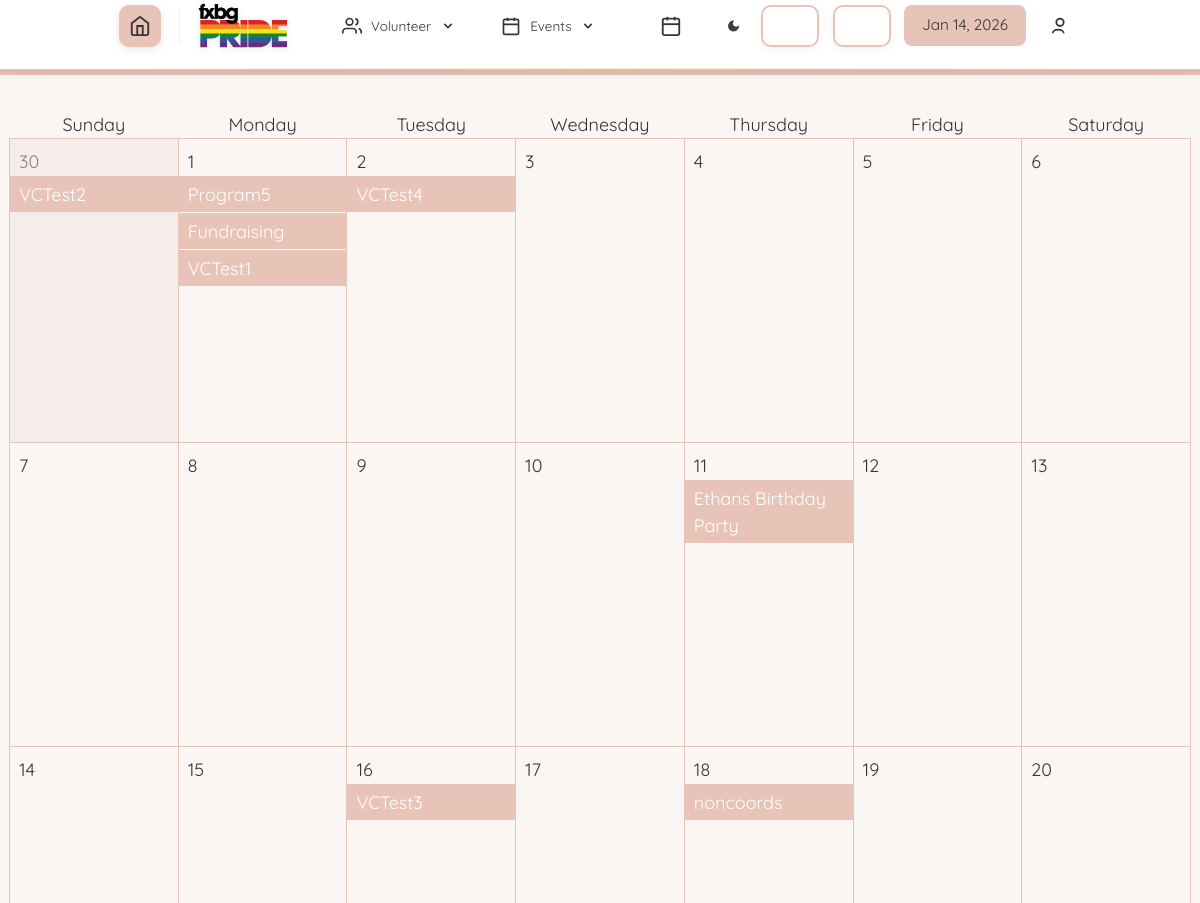
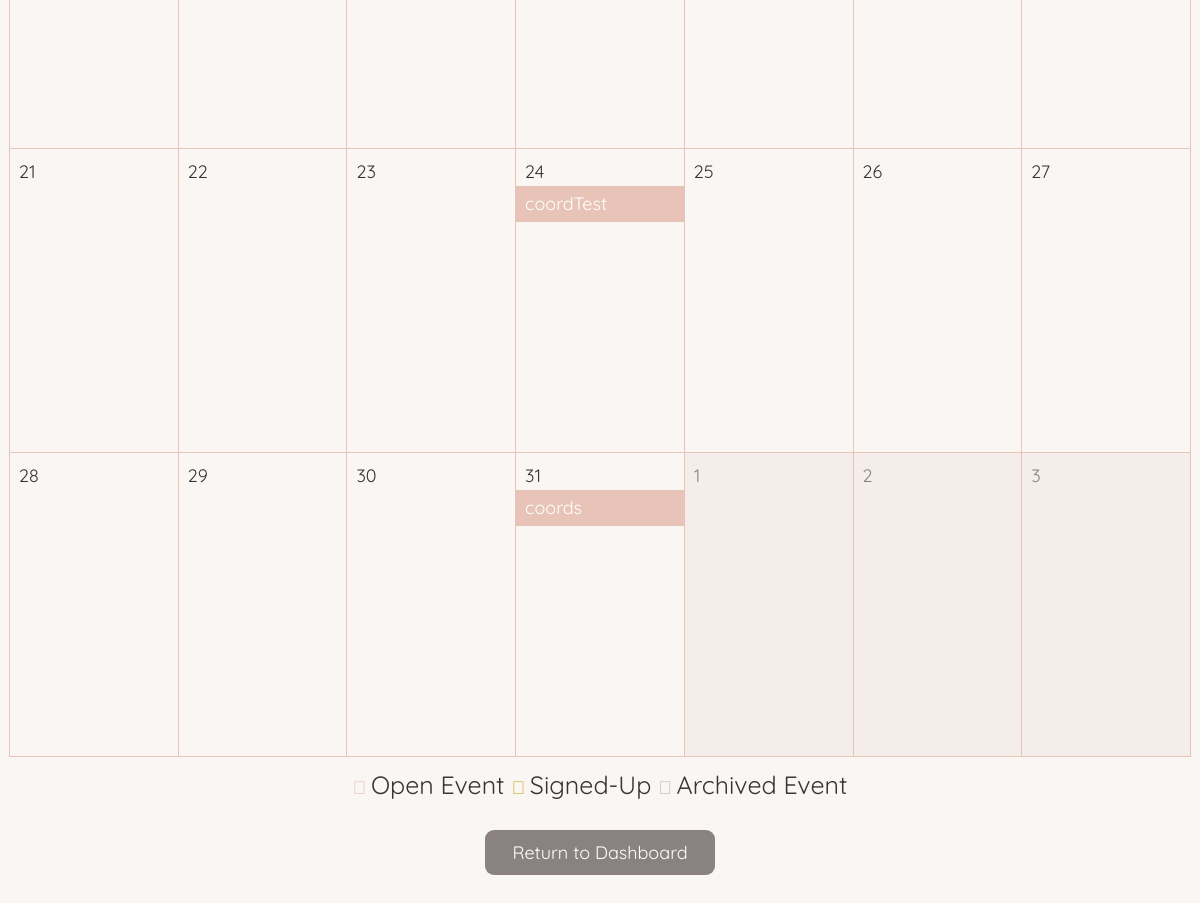
/calendar.php?month=2025-12 (signed in), run on the app's committed database (2 pictures, top to bottom).
### tables this page shows
CREATE TABLE `dbevents` (
  `id` int(11) NOT NULL,
  `name` text NOT NULL,
  `date` char(10) NOT NULL,
  `startTime` char(5) NOT NULL,
  `endTime` char(5) NOT NULL,
  `description` text NOT NULL,
  `capacity` int(11) NOT NULL,
  `completed` text NOT NULL,
  `restricted_signup` tinyint(1) NOT NULL,
  `location` text DEFAULT NULL,
  `type` text NOT NULL,
  `volunteer_coordinator` int(11) DEFAULT NULL
);

### database/dbEvents.php (called while the page is built, shortened)
<?php
function fetch_events_in_date_range($start_date, $end_date)
{
    $connection = connect();
    $start_date = mysqli_real_escape_string($connection, $start_date);
    $end_date = mysqli_real_escape_string($connection, $end_date);
    $query = "select * from dbevents
              where date >= '$start_date' and date <= '$end_date'
              order by startTime asc";
    $result = mysqli_query($connection, $query);
    require_once('include/output.php');
    $events = array();
    while ($result_row = mysqli_fetch_assoc($result)) {
        $key = $result_row['date'];
        if (isset($events[$key])) {
            $events[$key] [] = hsc($result_row);
        } else {
            $events[$key] = array(hsc($result_row));
        }
    }
    return $events;
}

### include/output.php (called while the page is built, shortened)
<?php
function hsc($input)
{
    if (is_array($input)) {
        $arr = [];
        foreach ($input as $key => $value) {
            $arr[$key] = htmlspecialchars($value ?? '');
        }
        return $arr;
    }
    return htmlspecialchars($input ?? '');
}

### calendar.php (the view, shortened to what this page needs)
<?php
if (!isset($_GET['month'])) {
    $month = date("Y-m");
} else {
    $month = $_GET['month'];
}
    $first = $month . '-01';
    $month = strtotime($month);
    $first = strtotime($first);
    $calendarStart = $first;
while (date('w', $calendarStart) > 0) {
    $calendarStart = strtotime(date('Y-m-d', $calendarStart) . ' -1 day');
}
    $weeks = 5;
?>
<!DOCTYPE html>
<html>
    <head>
        <link rel="stylesheet" href="css/theme-toggle.css">
        <?php require('universal.inc'); ?>
        <?php require('header.php'); ?>
    </head>
    <body>
        <main class="calendar-view">
            <h1 class='calendar-header' style="background: var(--main-color, #e8c4b8); height: 75px;">
                <span id="calendar-heading-month" style="font-weight: 700; font-size: 36px;">Events - <?php echo date('F Y', $month); ?></span>
            </h1>
            <div class="table-wrapper">
                <table id="calendar">
                    <thead>
                        <tr>
                            <th>Sunday</th>
                            <th>Monday</th>
                            <th>Tuesday</th>
                            <th>Wednesday</th>
                            <th>Thursday</th>
                            <th>Friday</th>
                            <th>Saturday</th>
                        </tr>
                    </thead>
                    <tbody>
                    <?php
                        $date = $calendarStart;
                        require_once('database/dbEvents.php');
                        $events = fetch_events_in_date_range($start, $end);
                    for ($week = 0; $week < $weeks; $week++) {
                        echo '
                                <tr class="calendar-week">
                            ';
                        for ($day = 0; $day < 7; $day++) {
                            $extraAttributes = '';
                            $extraClasses = '';
                            if (date('m', $date) != date('m', $month)) {
                                $extraClasses .= ' other-month';
                                $extraAttributes .= ' data-month="' . date('Y-m', $date) . '"';
                            }
                            $eventsStr = '';
                            $e = date('Y-m-d', $date);
                            if (isset($events[$e])) {
                                $dayEvents = $events[$e];
                                foreach ($dayEvents as $info) {
                                    $backgroundCol = 'var(--main-color, #e8c4b8)';
                                    $eventsStr .= '<a class="calendar-event" style="background-color: ' . $backgroundCol . '" href="event.php?id=' . $info['id'] . '&user_id=' . $_SESSION['_id'] . '">' . htmlspecialchars_decode($info['name']) . '</a>';
                                }
                            }
                            echo '<td class="calendar-day' . $extraClasses . '" ' . $extraAttributes . ' data-date="' . date('Y-m-d', $date) . '">
                                    <div class="calendar-day-wrapper">
                                        <p class="calendar-day-number">' . date('j', $date) . '</p>
                                        ' . $eventsStr . '
                                    </div>
                                </td>';
                            $date = strtotime(date('Y-m-d', $date) . ' +1 day');
                        }
                        echo '
                                </tr>';
                    }
                    ?>
                    </tbody>
                </table>
            </div>
            <link rel="stylesheet" href="https://cdnjs.cloudflare.com/ajax/libs/font-awesome/6.0.0-beta3/css/all.min.css">
            <center>
            <i class="fa-solid fa-circle" style="color: var(--main-color, #e8c4b8)"> </i>
                <span style="font-size: 25px;">
                    Open Event
                </span>
            <i class="fa-solid fa-circle" style="color: var(--accent-color, #d4af37)"> </i>
                <span style="font-size: 25px;">
                    Signed-Up
                </span>
            <i class="fa-solid fa-circle" style="color: #c4bab7ff"> </i>
                <span style="font-size: 25px;">
                    Archived Event
                </span>
            </center>
<div style="display: flex; justify-content: center; align-items: center;">
<div style="margin-top: 1.5rem;">
  <a href="index.php" style="
    background-color: var(--cancel-button-background-color, #8a8280);  /* bg-gray-500 */
    color: white;               /* text-white */
    padding: 0.5rem 1.5rem;     /* py-2 px-6 */
    border-radius: 0.5rem;      /* rounded-lg */
    text-decoration: none;      /* default for Tailwind links */
    display: inline-block;      /* ensures padding applies correctly */
  "
  onmouseover="this.style.backgroundColor='var(--inactive-background-color, #f4ede9)';"
  onmouseout="this.style.backgroundColor='var(--cancel-button-background-color, #8a8280)';"
  >
    Return to Dashboard
  </a>
</div>
</div>
        </main>
    </body>
</html>

### css/theme-toggle.css (style rules this page uses)
:root { --bg-color: #f9f6f3; --text-color: #363434; --text-secondary: #5a5856; --text-tertiary: #e8c4b8; --text-muted: #8a8280; --navbar-bg: #ffffff; --navbar-shadow: rgba(54, 52, 52, 0.1); --main-color: #e8c4b8; --accent-color: #d4af37; --secondary-accent-color: #e8c4b8; --date-box-bg: #e8c4b8; --date-box-text: #363434; --dropdown-bg: #ffffff; --dropdown-border: #e8c4b8; --dropdown-hover: rgba(232, 196, 184, 0.1); --nav-item-hover: #e8c4b8; --content-box-border: #e8c4b8; --content-box-bg: #ffffff; --card-bg: #ffffff; --card-border: #e8c4b8; --card-shadow: rgba(232, 196, 184, 0.15); --footer-bg: #363434; --button-bg: #e8c4b8; --button-text: #363434; --icon-filter: none; --logo-bg: #e8c4b8; --border-color: #e8c4b8; --hover-border-color: #d4af37; --full-width-bar-bg: #e8c4b8; --full-width-bar-sub-bg: #ffffff; --icon-overlay-bg: rgba(255, 255, 255, 0.95); --nav-item-active-bg: #f4ede9; --svg-fill: #e8c4b8; --page-background-color: #f9f6f3; --page-font-color: #363434; --inactive-font-color: #8a8280; --inactive-background-color: #f4ede9; --standout-background: #ffffff; --shadow-and-border-color: #e8c4b8; --button-font-color: #363434; --standard-border: 1px solid #e8c4b8; --light-border: 1px solid #e8c4b8; --text-field-border: 2px solid #e8c4b8; --cancel-button-background-color: #8a8280; --calendar-event-color: #8a8280; --calendar-event-color-hover: #e8c4b8; --calendar-today-border: 2px solid #d4af37; --error-color: #d4635a; --calendar-archived-event-color: #c4bab7ff; }
html { height: 100%; }
body { background-color: var(--bg-color); color: var(--text-color); transition: background-color 0.3s ease, color 0.3s ease; min-height: 100%; display: flex; flex-direction: column; }
* { transition: background-color 0.3s ease, color 0.3s ease, border-color 0.3s ease, box-shadow 0.3s ease; }
* { box-sizing: border-box; margin: 0; padding: 0; }
body { font-family: "Quicksand", sans-serif; padding-top: 70px; background-color: var(--bg-color); color: var(--text-color); transition: background-color 0.3s ease, color 0.3s ease; min-height: 100vh; display: flex; flex-direction: column; }
* { font-family: "Quicksand", sans-serif; }
body > *:not(.modern-navbar):not(.footer) { flex: 1 0 auto; }
h1, h2, h3, h4, h5, h6 { font-family: "Quicksand", sans-serif; font-weight: 600; }
body { padding-top: 70px; }

### css/pwa-mobile.css (style rules this page uses)
@media (min-width: 769px) { * { -webkit-tap-highlight-color: transparent; } }
a:not(.calendar-event), button { position: relative; }
html { scroll-behavior: smooth; }
.table-wrapper, .mobile-more-content, .nav-menu { -webkit-overflow-scrolling: touch; }
@media (min-width: 769px) { .table-wrapper { overflow-x: visible !important; } }
@media (min-width: 769px) { table, table.general { min-width: auto !important; } }
@media (min-width: 769px) { h1 { font-size: inherit !important; } }

### css/accessibility-settings.css (style rules this page uses)
body, body * { font-family: var( --accessibility-font-family, var(--default-font-family, "Quicksand", sans-serif) ) !important; }
body, body *, p, span, div, a, button, input, select, textarea, label, li, td, th, h1, h2, h3, h4, h5, h6 { font-weight: var(--accessibility-font-weight, 400) !important; line-height: var(--accessibility-line-height, 1.5) !important; letter-spacing: var(--accessibility-letter-spacing, 0) !important; }
html { font-size: calc(18px * var(--accessibility-font-scale, 1)) !important; }
body, p, span, div, a, button, input, select, textarea, label { transition: font-size 0.3s ease, font-weight 0.3s ease, line-height 0.3s ease, letter-spacing 0.3s ease; }

### calendar.php (style rules this page uses)
body { font-family: 'Quicksand', sans-serif; }

### data on the page
dbevents: name "VCTest2"
dbevents: name "Program5"
dbevents: name "Fundraising"
dbevents: name "VCTest1"
dbevents: name "VCTest4"
dbevents: name "Ethans Birthday Party"
dbevents: name "VCTest3"
dbevents: name "noncoords"
dbevents: name "coordTest"
dbevents: name "coords"

### other printed values
date('j', $date) "1"
date('j', $date) "2"
date('j', $date) "3"
date('j', $date) "4"
date('j', $date) "5"
date('j', $date) "6"
date('j', $date) "7"
date('j', $date) "8"
date('j', $date) "9"
date('j', $date) "10"
date('j', $date) "11"
date('j', $date) "12"
date('j', $date) "13"
date('j', $date) "14"
date('j', $date) "15"
